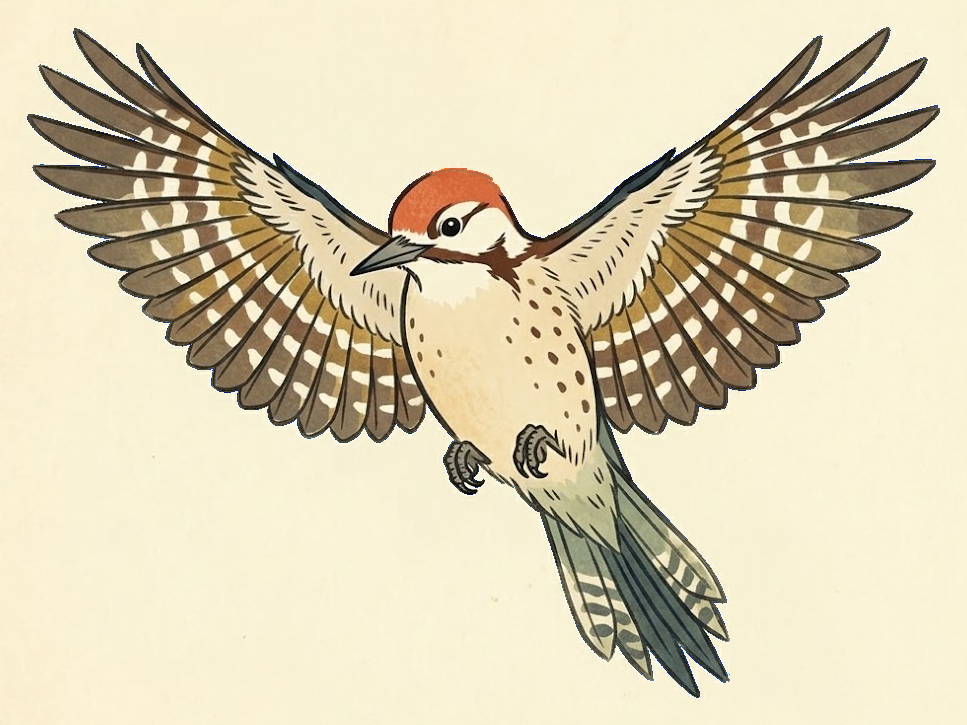
#> input picture avian/assets/illustrations/dryobates-scalaris-2.png, 967 x 725 px
$ python -i generate_one.py   (imports and definitions only)
#> lines starting #> are read from the running program, lines starting #| are printed output that depends on the picture
#!/usr/bin/env python3
"""AvianVisitors - generate one species' illustrations on the Pi itself.

The on-demand path behind the atlas "generate illustration" button
(avian/api/generate.php). Runs the same Gemini render pregen.py does,
then an instant chroma cutout instead of BiRefNet - the flood-fill
approach needs only Pillow + numpy, both already on a BirdNET-Pi,
where the ~1GB BiRefNet model does not fit.

The raw cream-ground render is kept in illustrations/raw/ so a later
workstation pass (avian/scripts/upgrade_cutouts.py) can re-cut it with
BiRefNet at full quality. Each instant cut is recorded in
illustrations/cuts.json ({slug: "chroma"}); the upgrade pass clears
entries as it replaces them, and the menu badge counts what's left.

Usage:
    GEMINI_API_KEY=... python3 generate_one.py --sci 'Calypte anna' --com "Anna's Hummingbird"
    ... --force        # re-render even if the illustration exists
"""
from __future__ import annotations
import argparse
import fcntl
import json
import os
import secrets
import subprocess
import sys
import time
from pathlib import Path

import numpy as np
from PIL import Image, ImageDraw, ImageFilter

HERE = Path(__file__).resolve().parent
sys.path.insert(0, str(HERE))
import pregen  # noqa: E402  (reuses gen_one + the reference machinery)
import build_masks  # noqa: E402  (shared table transaction/cache commit)
from image_files import open_source_image, save_png_atomic  # noqa: E402

ILLUS = HERE.parent / "assets" / "illustrations"
RAW = ILLUS / "raw"
CUTS = ILLUS / "cuts.json"
STATE = ILLUS / ".generate.state.json"
GENERATION_LOCK = Path(os.environ.get(
    "AVIAN_GENERATION_LOCK", "/run/lock/avian-generation.lock"
))


# [117 lines left out: functions durable_atomic_bytes, write_state, _solid_mask, _box, _morph, _edge_matte, not called in this run]


def chroma_cut(src: Path, dst: Path, tol: float | None = None) -> None:
    """Instant cutout for a cream-ground render: everything reachable from
    the border through near-paper pixels is background; everything else is
    bird. Enclosed pale patches (a white belly) are unreachable, so they
    stay opaque - the same property the BiRefNet pipeline's fill step has
    to reconstruct. Edges get a colour-difference matte (_edge_matte).

    The paper tolerance adapts per image: the model renders real grain
    and a slight vignette, so the ground's distance-from-corner-paper
    varies render to render (a fixed tolerance either strands ground or
    eats pale plumage). The border strips are guaranteed paper - their
    99th percentile, widened, clears grain and vignette while staying
    far below the inked outline. If that cut leaks into pale plumage, a
    tighter one is used instead (see below); `tol` forces a value."""
    with open_source_image(src.read_bytes()) as source:
        im = source.convert("RGB")
    arr = np.asarray(im)
    h, w, _ = arr.shape
    corners = np.concatenate([arr[:15, :15].reshape(-1, 3), arr[:15, -15:].reshape(-1, 3),
                              arr[-15:, :15].reshape(-1, 3), arr[-15:, -15:].reshape(-1, 3)])
    paper = np.median(corners, axis=0)
    dist = np.sqrt(((arr.astype(np.int32) - paper) ** 2).sum(2))
    border = np.concatenate([dist[:40, :].ravel(), dist[-40:, :].ravel(),
                             dist[:, :40].ravel(), dist[:, -40:].ravel()])
    noise = float(np.percentile(border, 99))
    if tol is None:
        auto = float(min(40.0, max(15.0, 2.5 * noise)))
        solid = _solid_mask(dist, auto)
        # Leak check: where pale plumage meets the ground with no ink line,
        # the flood runs into the bird. A tighter cut then keeps much more
        # bird (+25% on a leaky woodpecker; good renders gain under 5%).
        tight = _solid_mask(dist, max(12.0, 0.7 * auto))
        if tight.sum() > 1.10 * solid.sum():
            print(f"[cut] pale edge leaked at tol {auto:.0f}; using {max(12.0, 0.7 * auto):.0f}")
            solid = tight
    else:
        solid = _solid_mask(dist, tol)
    alpha, rgb = _edge_matte(arr, paper, solid, noise)
    af = (alpha * 255).round().astype(np.uint8)

    rgba = np.dstack([rgb, af]).astype(np.uint8)
    fg = af > 40
    ys, xs = np.where(fg)
    if not len(ys):
        raise RuntimeError("cutout produced an empty image (bad ground?)")
    y0, y1, x0, x1 = ys.min(), ys.max() + 1, xs.min(), xs.max() + 1
    pad = round(0.03 * max(y1 - y0, x1 - x0))
    y0 = max(0, y0 - pad); x0 = max(0, x0 - pad)
    y1 = min(h, y1 + pad); x1 = min(w, x1 + pad)
    save_png_atomic(Image.fromarray(rgba[y0:y1, x0:x1]), dst)
    build_masks.fsync_directory(dst.parent)


# [135 lines left out: functions record_cut, main, not called in this run]


# [2 lines not run here, left out]

>>> import cv2
>>> picture = cv2.imread('../assets/illustrations/dryobates-scalaris-2.png', cv2.IMREAD_GRAYSCALE)
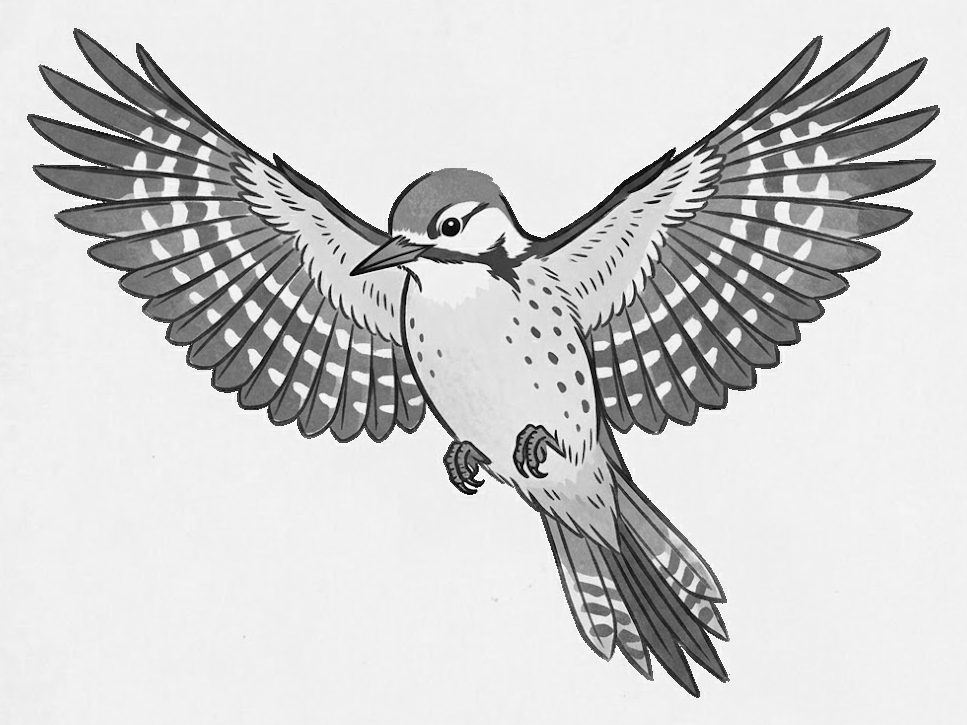
#> picture: shape (725, 967); min 0, max 255, mean 205.8
>>> result = chroma_cut(picture, 'out.png')
#> (the run stopped early here; a loop or call above may not have finished)

$ run again, on avian/assets/illustrations/toxostoma-curvirostre-2.png
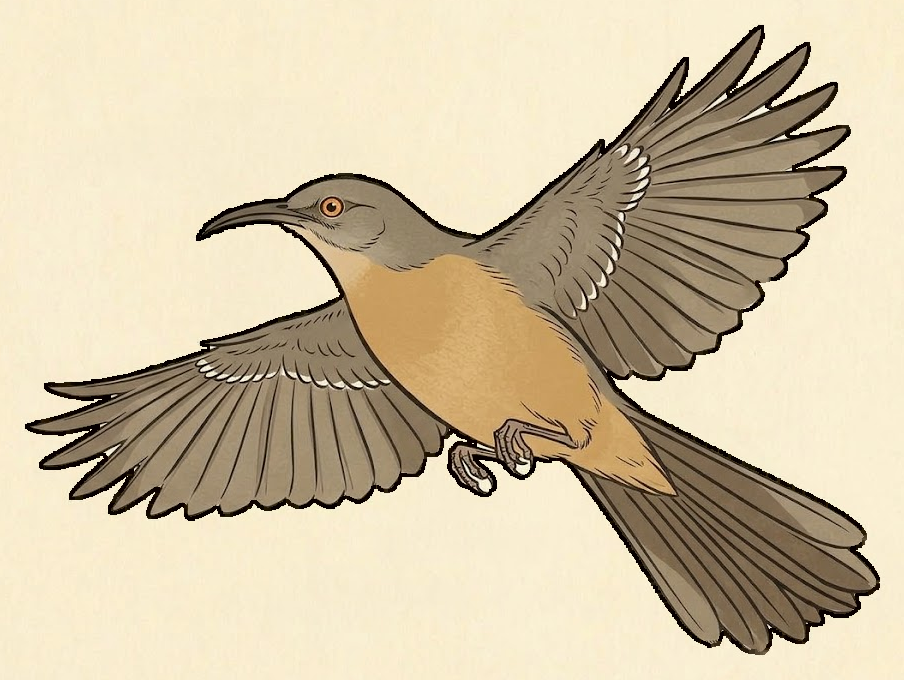
#> input picture avian/assets/illustrations/toxostoma-curvirostre-2.png, 904 x 680 px
#> `picture = cv2.imread('../assets/illustrations/dryobates-scalaris-2.png..`:
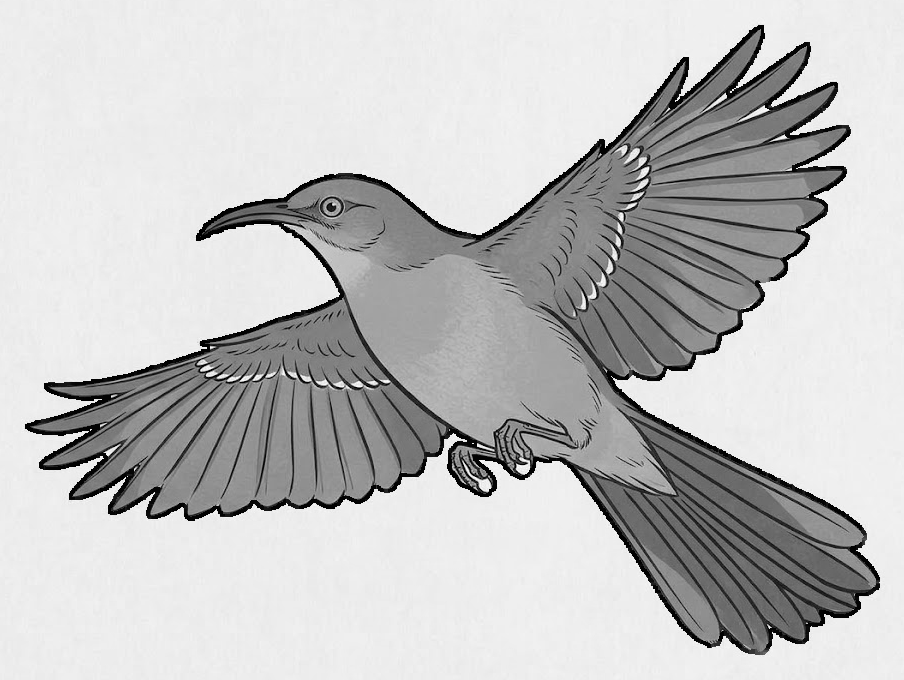
#> picture: shape (680, 904); min 1, max 253, mean 193.3
